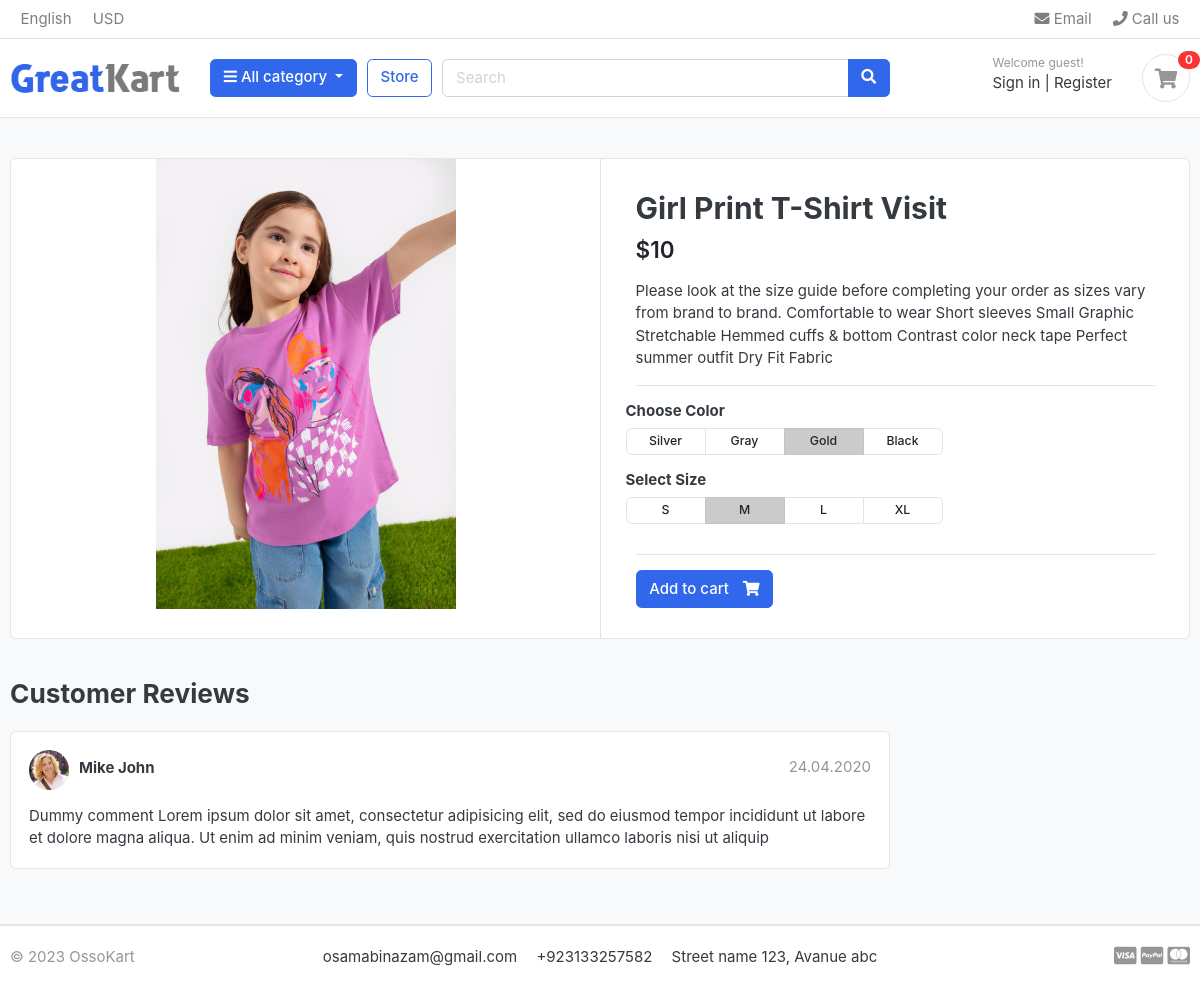
Before: /store/t-shirt/girl-print-t-shirts-visit/ with the older database file.
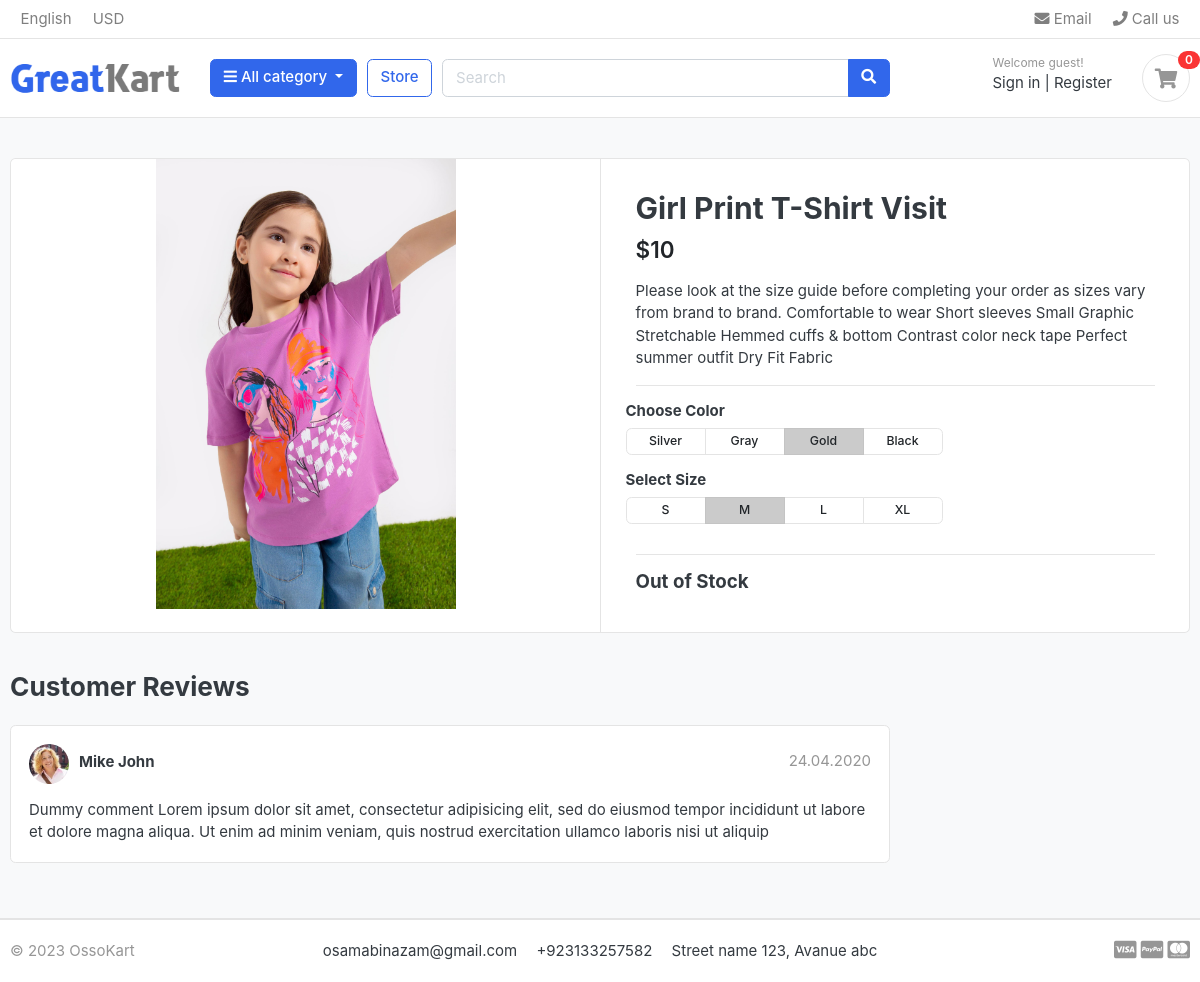
After: the same page with the newer database file.
### store/views.py (the view)
# urls.py: path('<slug:category_slug>/<slug:product_slug>/', views.product_detail, name='product-detail' ),
def product_detail(request, category_slug, product_slug):
    single_product = Product.objects.get(category__slug = category_slug, slug=product_slug)
    context ={
        'single_product':single_product,
    }
    return render(request, 'store/product_detail.html', context=context)

### category/context_processors.py (called while the page is built)
def menu_links(request):
    links = Category.objects.all()
    return dict(links=links)

### category/models.py (called while the page is built)
    def get_url (self):
        return reverse("products_by_category", args=[self.slug])

### ossocart/templates/store/product_detail.html (shortened to what this page needs)
{% extends 'ossocart/base.html' %}
{% load static %}
{% block content %}
<section class="section-content padding-y bg">
<div class="container">
<div class="card">
	<div class="row no-gutters">
		<aside class="col-md-6">
<article class="gallery-wrap">
	<div class="img-big-wrap">
	   <a href="#"><img src="{{single_product.image.url}} "></a>
	</div>
</article>
		</aside>
		<main class="col-md-6 border-left">
<article class="content-body">
<h2 class="title"> {{single_product.product_name}} </h2>
<div class="mb-3">
	<var class="price h4">${{single_product.price}}</var>
</div>
<p> {{single_product.product_description}} </p>
<hr>
	<div class="row">
		<div class="item-option-select">
			<h6>Choose Color</h6>
			<div class="btn-group btn-group-sm btn-group-toggle" data-toggle="buttons">
			  <label class="btn btn-light">
			    <input type="radio" name="radio_color"> Silver
			  </label>
			  <label class="btn btn-light">
			    <input type="radio" name="radio_color" > Gray
			  </label>
			  <label class="btn btn-light active">
			    <input type="radio" name="radio_color checked"> Gold
			  </label>
			  <label class="btn btn-light">
			    <input type="radio" name="radio_color"> Black
			  </label>
			</div>
		</div>
	</div>
	<div class="row">
		<div class="item-option-select">
			<h6>Select Size</h6>
			<div class="btn-group btn-group-sm btn-group-toggle" data-toggle="buttons">
			  <label class="btn btn-light">
			    <input type="radio" name="radio_color"> S
			  </label>
			  <label class="btn btn-light active">
			    <input type="radio" name="radio_color" checked> M
			  </label>
			  <label class="btn btn-light">
			    <input type="radio" name="radio_color"> L
			  </label>
			  <label class="btn btn-light">
			    <input type="radio" name="radio_color"> XL
			  </label>
			</div>
		</div>
	</div>
	<hr>
	{% if single_product.stock <= 0  %}
		<h5>Out of Stock</h5>
	{% else %}
		<a href="./product-detail.html" class="btn  btn-primary"> <span class="text">Add to cart</span> <i class="fas fa-shopping-cart"></i>  </a>
	{% endif %}
</article>
		</main>
	</div>
</div>
<br>
<div class="row">
			<div class="col-md-9">
	<header class="section-heading">
		<h3>Customer Reviews </h3>
	</header>
	<article class="box mb-3">
		<div class="icontext w-100">
			<img src=" {% static './images/avatars/avatar1.jpg' %} " class="img-xs icon rounded-circle">
			<div class="text">
				<span class="date text-muted float-md-right">24.04.2020 </span>
				<h6 class="mb-1">Mike John </h6>
			</div>
		</div>
		<div class="mt-3">
			<p>
				Dummy comment Lorem ipsum dolor sit amet, consectetur adipisicing elit, sed do eiusmod
				tempor incididunt ut labore et dolore magna aliqua. Ut enim ad minim veniam,
				quis nostrud exercitation ullamco laboris nisi ut aliquip
			</p>
		</div>
	</article>
	</div>
</div>
</div>
</section>
{% endblock content %}

Changed rows visible on the page:
changed Product "Girl Print T-Shirt Visit": stock 4 → 0 (drawn)
Other visible differences:
text no longer shown: "Add to cart"
text now shown: "Out of Stock"
